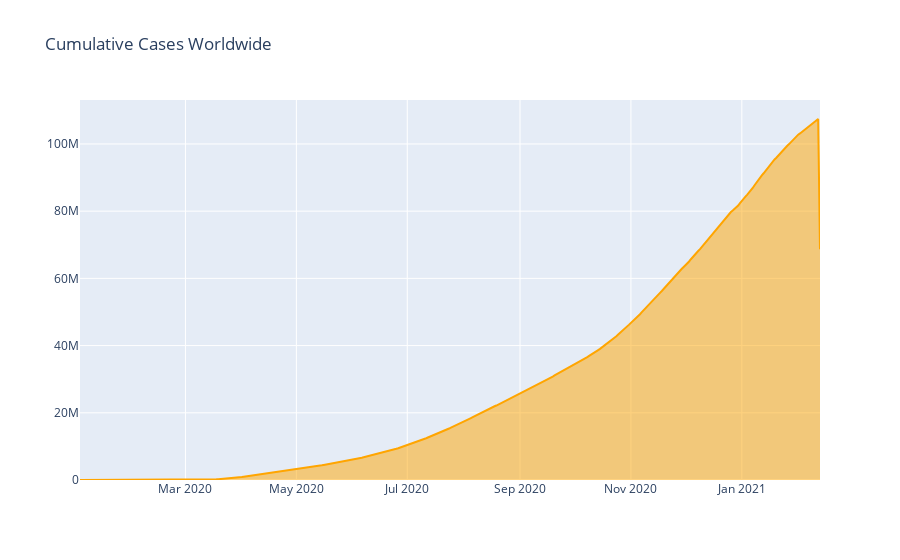

Notebook cell for this chart:
### Markdown cell above
# Visualisations

### Code cell
plot1 = go.Figure()
plot1.add_trace(go.Scatter(x = df_dates.index, y = df_dates['Cumulative_cases'], fill = 'tonexty',
                          line_color = 'orange'))
plot1.update_layout(title = 'Cumulative Cases Worldwide')
plot1.show()

### Figure 1 — Plotly figure (JSON) as saved in the notebook; plotly's stock layout.template omitted (floating-point values rounded to 4 significant figures; data arrays with more than 128 entries replaced by an {"elided": "..."} marker saying what was removed)
{"data": [{"fill": "tonexty", "line": {"color": "orange"}, "type": "scatter", "x": {"elided": "408 str values"}, "y": {"elided": "408 int values"}}], "layout": {"title": {"text": "Cumulative Cases Worldwide"}}}
